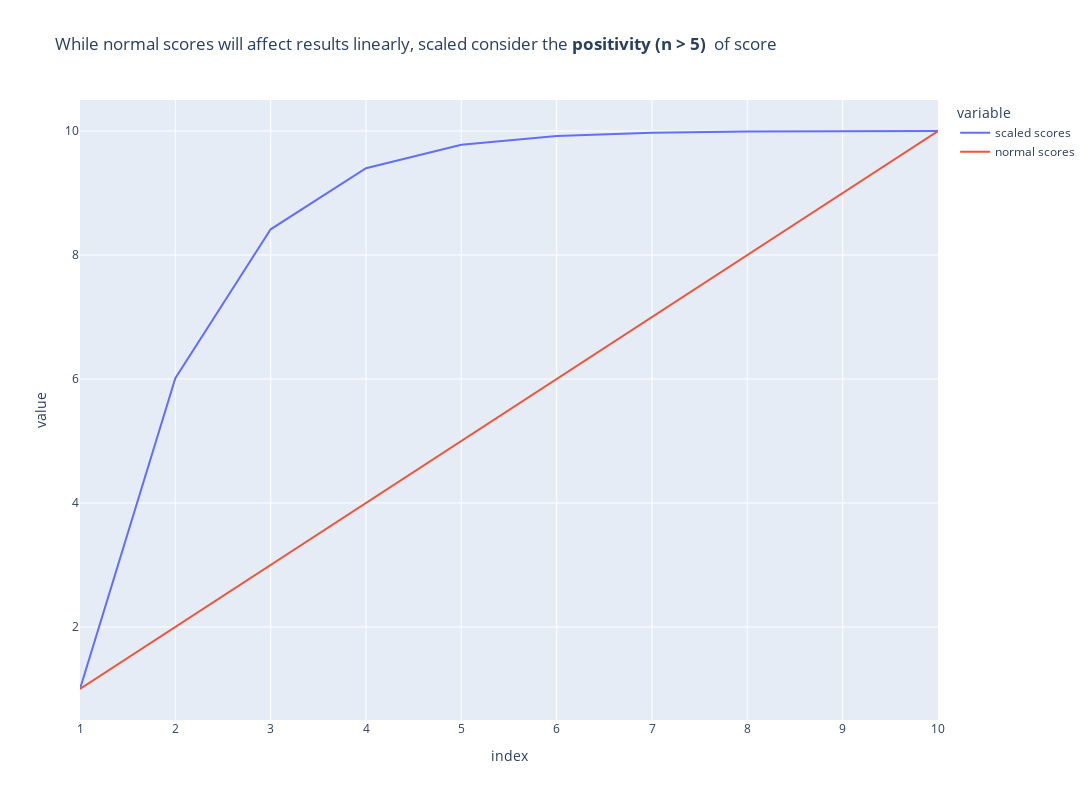

The notebook cell this image was saved under:
### Code cell
pd.options.plotting.backend = "plotly"
tmp = pd.DataFrame([[1/(1+np.exp(-i)) for i in ss.transform(np.arange(1, 11).reshape(-1, 1))], [i for i in minmax_scale(np.arange(1, 11), feature_range=(1, 10))]]).T.rename(columns ={0: 'scaled scores', 1: 'normal scores'})
tmp1 = pd.DataFrame(minmax_scale(tmp, feature_range=(1, 10)), columns =['scaled scores', 'normal scores']).set_index(np.arange(1, 11))
tmp1.plot(kind='line', title='While normal scores will affect results linearly, scaled consider the <b>positivity (n > 5) </b> of score', width=1200, height=800, labels=dict(x="Score"))

### Figure 1 — Plotly figure (JSON) as saved in the notebook; plotly's stock layout.template omitted (floating-point values rounded to 4 significant figures)
{"data": [{"hovertemplate": "variable=scaled scores<br>index=%{x}<br>value=%{y}<extra></extra>", "legendgroup": "scaled scores", "line": {"color": "#636efa", "dash": "solid"}, "marker": {"symbol": "circle"}, "mode": "lines", "name": "scaled scores", "orientation": "v", "showlegend": true, "type": "scatter", "x": [1, 2, 3, 4, 5, 6, 7, 8, 9, 10], "xaxis": "x", "y": [1, 6.012, 8.414, 9.4, 9.778, 9.919, 9.971, 9.99, 9.997, 10], "yaxis": "y"}, {"hovertemplate": "variable=normal scores<br>index=%{x}<br>value=%{y}<extra></extra>", "legendgroup": "normal scores", "line": {"color": "#EF553B", "dash": "solid"}, "marker": {"symbol": "circle"}, "mode": "lines", "name": "normal scores", "orientation": "v", "showlegend": true, "type": "scatter", "x": [1, 2, 3, 4, 5, 6, 7, 8, 9, 10], "xaxis": "x", "y": [1, 2, 3, 4, 5, 6, 7, 8, 9, 10], "yaxis": "y"}], "layout": {"height": 800, "legend": {"title": {"text": "variable"}, "tracegroupgap": 0}, "title": {"text": "While normal scores will affect results linearly, scaled consider the <b>positivity (n > 5) </b> of score"}, "width": 1200, "xaxis": {"anchor": "y", "autorange": true, "domain": [0, 1], "range": [1, 10], "title": {"text": "index"}, "type": "linear"}, "yaxis": {"anchor": "x", "autorange": true, "domain": [0, 1], "range": [0.5, 10.5], "title": {"text": "value"}, "type": "linear"}}}
